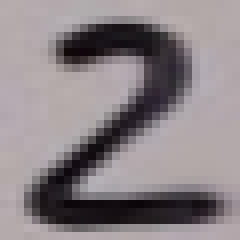
#> input picture project/video_dataset/minst/2/objects2.png, 30 x 30 px, given as the content of the folder ../data/lab-02-data/part1/0, which was not available (shown 8 times larger)
$ jupyter execute --allow-errors lab_02_object_description.ipynb   (shell and % lines are left out)   (text cells are left out)
#> lines starting #> are read from the running program, lines starting #| are printed output that depends on the picture; pictures that were not available may be replaced by others from this repository, and a replacement may not be noted
[cell 1]
import tarfile
import os

data_base_path = os.path.join(os.pardir, 'data')
data_folder = 'lab-02-data'
tar_path = os.path.join(data_base_path, data_folder + '.tar.gz')
#> (the rest of this cell did not finish here and is left out)

[cell 2]
import skimage.io
import matplotlib.pyplot as plt
import matplotlib.patches as patches

# Load images
data_base_path = os.path.join(os.pardir, 'data')
data_folder = 'lab-02-data'
#  Load twos
zeros_path = os.path.join(data_base_path, data_folder, 'part1', '0')
zeros_names = [nm for nm in os.listdir(zeros_path) if '.png' in nm]  # make sure to only load .png
zeros_names.sort()  # sort file names
ic = skimage.io.imread_collection([os.path.join(zeros_path, nm) for nm in zeros_names])
zeros_im = skimage.io.concatenate_images(ic)
#  Load ones
ones_path = os.path.join(data_base_path, data_folder, 'part1', '1')
ones_names = [nm for nm in os.listdir(ones_path) if '.png' in nm]  # make sure to only load .png
ones_names.sort()  # sort file names
ic = skimage.io.imread_collection(([os.path.join(ones_path, nm) for nm in ones_names]))
ones_im = skimage.io.concatenate_images(ic)

# Plot images
fig, axes = plt.subplots(2, len(zeros_im), figsize=(12, 3))
#> (the rest of this cell did not finish here and is left out)

[cell 3]
from skimage.morphology import binary_erosion
from skimage.morphology import diameter_opening
import numpy as np
import cmath
import seaborn as sns
from sklearn.preprocessing import StandardScaler
from sklearn import decomposition
from sklearn.manifold import TSNE
from numpy.linalg import eig
import pandas as pd

sns.set()  # Setting seaborn aesthetics for making pretty plots

[cell 4]
fig, ax = plt.subplots(figsize=(15, 8))
ax.hist(zeros_im[0].ravel())
ax.set_xlabel('Gray intensity')
ax.set_title('The histogram of image gray pixels, min value = %d, max value = %d' % (zeros_im[0].min().min(), zeros_im[0].max().max()));
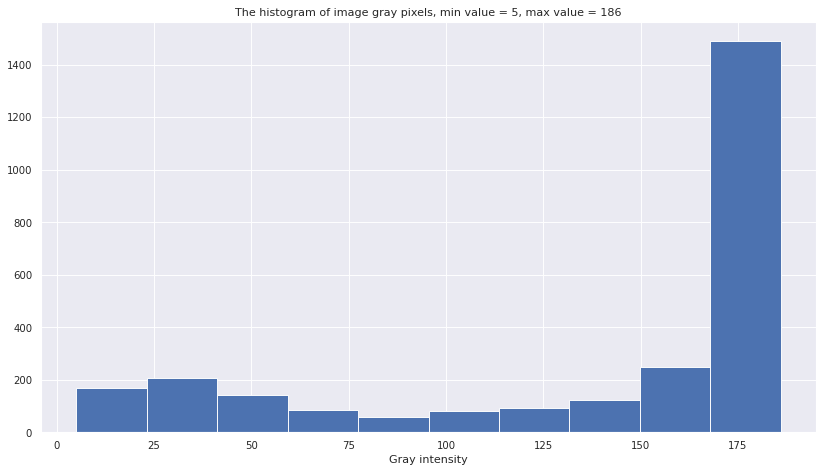
#> figure drawn by matplotlib, 1 panel; tallest bar 1489 high, from x = 167.9 to 186

[cell 5]
# Plot segmented objects

# Compute the object regions
zero_regions = [image > 128 for image in zeros_im]
#> zero_regions = 1 item
one_regions = [image > 128 for image in ones_im]
#> one_regions = 1 item

fig, axes = plt.subplots(2, len(zeros_im), figsize=(12, 3))
#> (the rest of this cell did not finish here and is left out)

[cell 6]
zero_contours = []
one_contours = []

def get_contour(image):
    # Make the image binary (only 0s and 1s)
    booleans_list = image > 128
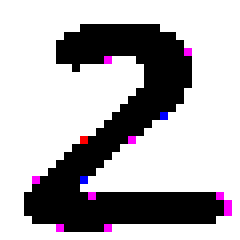
#> booleans_list: shape (30, 30, 3) bool (shown 8 times larger); mean of channels 0, 1, 2 0.701, 0.689, 0.702; drawn as R, G, B
    binary = np.array([[1 if boolean else 0 for boolean in booleans] for booleans in booleans_list])

    # We make an opening big enough to remove stains (like in 1_8.png)
    opening = skimage.morphology.diameter_opening(binary, 4.5)

    # Then we create an erosed image
    erosion = skimage.morphology.binary_erosion(opening)

    # And finally remove that erosed image from the original one (XOR operation), leaving only the contour.
    return skimage.morphology.binary_erosion(opening) ^ opening

# Compute contours
#> (the rest of this cell did not finish here and is left out)

[cell 7]
def get_outside_contours(images):
    # Getting outside contour starting with top middle point and going in
    # counter-clockwise order.

    neighbors = [(0,-1),(1,-1),(1,0),(1,1),(0,1),(-1,1),(-1,0),(-1,-1)]
    arrow = 0
    contours = []

    for image in np.array(images):
        contour = []
        for i in range(image.shape[0]):
            for j in range(image.shape[1]):
                if image[i,j]:

                    last_pix = (i,j)
                    arrow = 0
                    contour.append((i,j))
                    break
            if len(contour): break

        if len(contour):
            while contour[0] != contour[-1] or len(contour)==1 :
                for i in range(len(neighbors)):
                    direction = neighbors[ (arrow+i)%len(neighbors) ]
                    new_pix = (contour[-1][0]+direction[0],contour[-1][1]+direction[1])

                    if image[new_pix[0],new_pix[1]]:
                        contour.append((new_pix))
                        arrow = (arrow+i - 2)%len(neighbors)
                        break
        contours.append(contour)
    return contours

[cell 8]
zero_outside_contours = get_outside_contours(zero_contours)
one_outside_contours = get_outside_contours(one_contours)
ordered_contour_zeros = []
ordered_contour_ones = []

for contour in zero_outside_contours:
    ordered_contour = np.zeros_like(zero_contours[0])
    for i in range(len(contour)):
        ordered_contour[contour[i]]= i
    ordered_contour_zeros.append(ordered_contour)

for contour in one_outside_contours:
    ordered_contour = np.zeros_like(one_contours[0])
    for i in range(len(contour)):
        ordered_contour[contour[i]]= i
    ordered_contour_ones.append(ordered_contour)

fig, axes = plt.subplots(2, len(zeros_im), figsize=(24, 6))
#> (the rest of this cell did not finish here and is left out)

[cell 9]
def fourier_description(contours, coeffs):
    L = len(coeffs)
    conts = len(contours)
    descriptors = np.zeros((L,conts), dtype=complex)

    for l in range(L):
        for c in range(conts):
            for k in range(len(contours[c])):
                descriptors[l,c] += complex(contours[c][k][0], contours[c][k][1])*cmath.exp(-1j*2.0*cmath.pi*k*coeffs[l]/len(contours[c]) )

            descriptors[l,c] = abs(descriptors[l,c])

    return np.real(descriptors)

[cell 10]
fontsize = 12  # font size for the axis labels

# Extracting the Fourier descriptors from zero and one contours
descriptors_zero = fourier_description(zero_outside_contours, [1,2])
descriptors_one = fourier_description(one_outside_contours, [1,2])

# Plotting our Fourier descriptors without scaling
f, ax = plt.subplots(1, 2, figsize=(15,7))
ax[0].scatter(descriptors_zero[0], descriptors_zero[1], label='zeros')
ax[0].scatter(descriptors_one[0], descriptors_one[1], label='ones')
ax[0].legend()
ax[0].set_title('Without scaling')
ax[0].set_xlabel(r'$f_1$', fontsize=fontsize)
ax[0].set_ylabel(r'$f_2$', fontsize=fontsize)

# Extracting the Fourier descriptors with scaling
descriptors_zero = fourier_description(zero_outside_contours, [3,4,1])
descriptors_one = fourier_description(one_outside_contours, [3,4,1])
scaled_descriptors_zero = np.divide(descriptors_zero[0:2], descriptors_zero[2])
scaled_descriptors_one = np.divide(descriptors_one[0:2], descriptors_one[2])

# Plotting our Fourier descriptors with scaling
ax[1].scatter(scaled_descriptors_zero[0], descriptors_zero[1], label='zeros')
ax[1].scatter(scaled_descriptors_one[0], descriptors_one[1], label='ones')
ax[1].legend()
ax[1].set_title('With scaling')
ax[1].set_xlabel(r'$f_3/f_1$', fontsize=fontsize)
ax[1].set_ylabel(r'$f_4/f_1$', fontsize=fontsize);
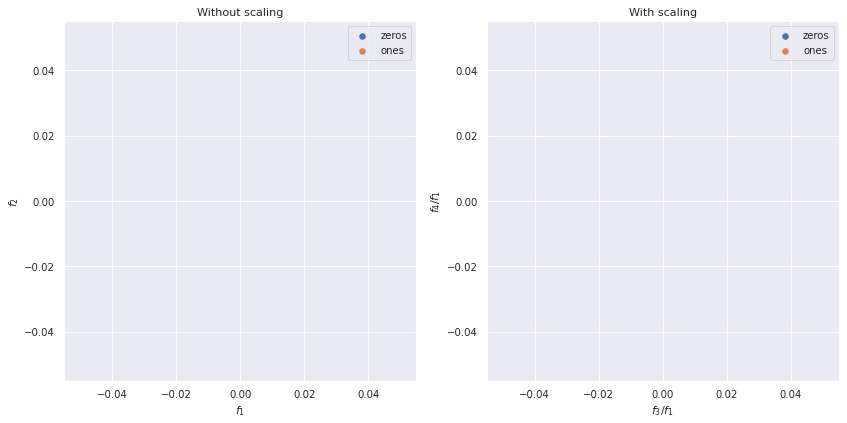
#> figure drawn by matplotlib, 2 panels

[cell 11]
# Extracting perimeters from our objects
zero_perimeters, one_perimeters  = [zero_contour.sum().sum() for zero_contour in zero_contours], \
    [one_contour.sum().sum() for one_contour in one_contours]

# Extracting area values from our objects
zero_areas, one_areas = [zero_region.sum().sum() for zero_region in zero_regions], \
    [one_region.sum().sum() for one_region in one_regions]
#> zero_areas = [1883]; one_areas = [1883]

# Calculating compacity for our objects
zero_compacities, one_compacities = [P*P/A for P, A in zip(zero_perimeters, zero_areas)], \
    [P*P/A for P, A in zip(one_perimeters, one_areas)]
#> zero_compacities = []; one_compacities = []

# Plotting 3 plots for all pairs: (perimeter, area), (area, compacity), (compacity, perimeter)
f, ax = plt.subplots(3, 1, figsize=(15, 12))
#> (the rest of this cell did not finish here and is left out)

[cell 12]
def get_moment(binary_image, i, j):
    """
        Get M_i_j - i-th and j-th moment of the binary image.

        Parameters
        ----------
        binary_image : 2D array with binary or boolean values
            The binary image
        i : int
            The i index of the moment
        j : int
            The j index of the moment

        Returns
        -------
        int
            The M_i_j moment.
    """
#> called with i = 1, j = 0

    M_i_j = 0

    for k in range(binary_image.shape[0]):
        for l in range(binary_image.shape[1]):
            M_i_j += k**i * l**j * binary_image[k, l]
#> after the loop, M_i_j = [8591, 8367, 8610]

    return M_i_j

def get_centered_moment(binary_image, i, j, with_scaled=True):
    """
        Get centered M_i_j of the binary image.

        Parameters
        ----------
        binary_image : 2D array with binary or boolean values
            The binary image
        i : int
            The i index of the moment
        j : int
            The j index of the moment
        with_scaled : boolean
            True if scale the centered moment, False if not

        Returns
        -------
        float or (float, float)
            If with_scaled is True returns unscaled and scaled
            centered moment, if with_scaled is False returns
            only centered moment.
    """

    # Getting "the centers of gravity"
    k_mean = get_moment(binary_image, 1, 0)/get_moment(binary_image, 0, 0)
#> k_mean = [13.61, 13.5, 13.62]
    l_mean = get_moment(binary_image, 0, 1)/get_moment(binary_image, 0, 0)
#> l_mean = [14.45, 14.41, 14.46]

    # Getting the scaling factor
    mu_0_0 = get_moment(binary_image, 0, 0)
#> mu_0_0 = [631, 620, 632]

    mu_i_j = 0
    for k in range(binary_image.shape[0]):
        for l in range(binary_image.shape[1]):
            mu_i_j += (k - k_mean)**i * (l - l_mean)**j * binary_image[k, l]
#> after the loop, mu_i_j = [58532.1, 57730.5, 58562.8]

    # Applying scaling
    eta_i_j = mu_i_j/mu_0_0**((i+j)/2 + 1)
#> eta_i_j = [0.147, 0.15, 0.147]

    if with_scaled:
        return mu_i_j, eta_i_j
    else:
        return mu_i_j

def get_first_4_Hu_moments(binary_image, with_scaled=True):
    """
        Get first 4 Hu moments, which are invariant to rotation.

        Parameters
        ----------
        binary_image : 2D array with binary or boolean values
            The binary image

        with_scaled : boolean
            True if scale the HU moment, False if not

        Returns
        -------
        list of 4 elements
            First 4 HU moments.
    """
    if with_scaled:
        _, val_0_2 = get_centered_moment(binary_image, 0, 2)
#> val_0_2 = [0.147, 0.15, 0.147]
        _, val_2_0 = get_centered_moment(binary_image, 2, 0)
#> val_2_0 = [0.115, 0.117, 0.115]
        _, val_1_1 = get_centered_moment(binary_image, 1, 1)
#> val_1_1 = [0.00498, 0.0048, 0.00491]
        _, val_1_2 = get_centered_moment(binary_image, 1, 2)
#> val_1_2 = [0.000698, 0.000694, 0.000653]
        _, val_2_1 = get_centered_moment(binary_image, 2, 1)
#> val_2_1 = [0.000966, 0.000938, 0.000892]
        _, val_3_0 = get_centered_moment(binary_image, 3, 0)
#> val_3_0 = [0.0033, 0.00392, 0.00322]
        _, val_0_3 = get_centered_moment(binary_image, 0, 3)
#> val_0_3 = [0.00054, 0.000563, 0.000401]
    else:
        val_0_2 = get_centered_moment(binary_image, 0, 2, with_scaled=False)
        val_2_0 = get_centered_moment(binary_image, 2, 0, with_scaled=False)
        val_1_1 = get_centered_moment(binary_image, 1, 1, with_scaled=False)
        val_1_2 = get_centered_moment(binary_image, 1, 2, with_scaled=False)
        val_2_1 = get_centered_moment(binary_image, 2, 1, with_scaled=False)
        val_3_0 = get_centered_moment(binary_image, 3, 0, with_scaled=False)
        val_0_3 = get_centered_moment(binary_image, 0, 3, with_scaled=False)

    I_1 = val_2_0 + val_0_2
#> I_1 = [0.262, 0.267, 0.262]
    I_2 = (val_2_0 - val_0_2)**2 + 4*val_1_1**2
#> I_2 = [0.0011, 0.00122, 0.00109]
    I_3 = (val_3_0 - 3*val_1_2)**2 + (3*val_2_1 - val_0_3)**2
#> I_3 = [7e-06, 8.46e-06, 6.77e-06]
    I_4 = (val_3_0 + val_1_2)**2 + (val_2_1 + val_0_3)**2
#> I_4 = [1.82e-05, 2.36e-05, 1.67e-05]

    return [I_1, I_2, I_3, I_4]

[cell 13]
# Getting the Hu moments
zero_HU_moments = np.array([get_first_4_Hu_moments(zero_region) for zero_region in zero_regions])
#> zero_HU_moments = [[0.262, 0.267, 0.262], [0.0011, 0.00122, 0.00109], [7e-06, 8.46e-06, 6.77e-06], [1.82e-05, 2.36e-05, 1.67e-05]]
one_HU_moments = np.array([get_first_4_Hu_moments(one_region) for one_region in one_regions])
#> one_HU_moments has the same summary as zero_HU_moments

# Plotting 3 plots for all pairs: (I_1, I_2), (I_2, I_3), (I_3, I_4)
f, ax = plt.subplots(3, 1, figsize=(15, 15))
ax[0].scatter(zero_HU_moments[:, 0], zero_HU_moments[:, 1], label='zeros')
ax[0].scatter(one_HU_moments[:, 0], one_HU_moments[:, 1], label='ones')
ax[0].legend()
ax[0].set_xlabel('First Hu moment')
ax[0].set_ylabel('Second Hu moment')

ax[1].scatter(zero_HU_moments[:, 1], zero_HU_moments[:, 2], label='zeros')
ax[1].scatter(one_HU_moments[:, 1], one_HU_moments[:, 2], label='ones')
ax[1].set_xlabel('Second Hu moment')
ax[1].set_ylabel('Third Hu moment')
ax[1].legend()

ax[2].scatter(zero_HU_moments[:, 2], zero_HU_moments[:, 3], label='zeros')
ax[2].scatter(one_HU_moments[:, 2], one_HU_moments[:, 3], label='ones')
ax[2].set_xlabel('Third Hu moment')
ax[2].set_ylabel('Fourth Hu moment')
ax[2].legend();
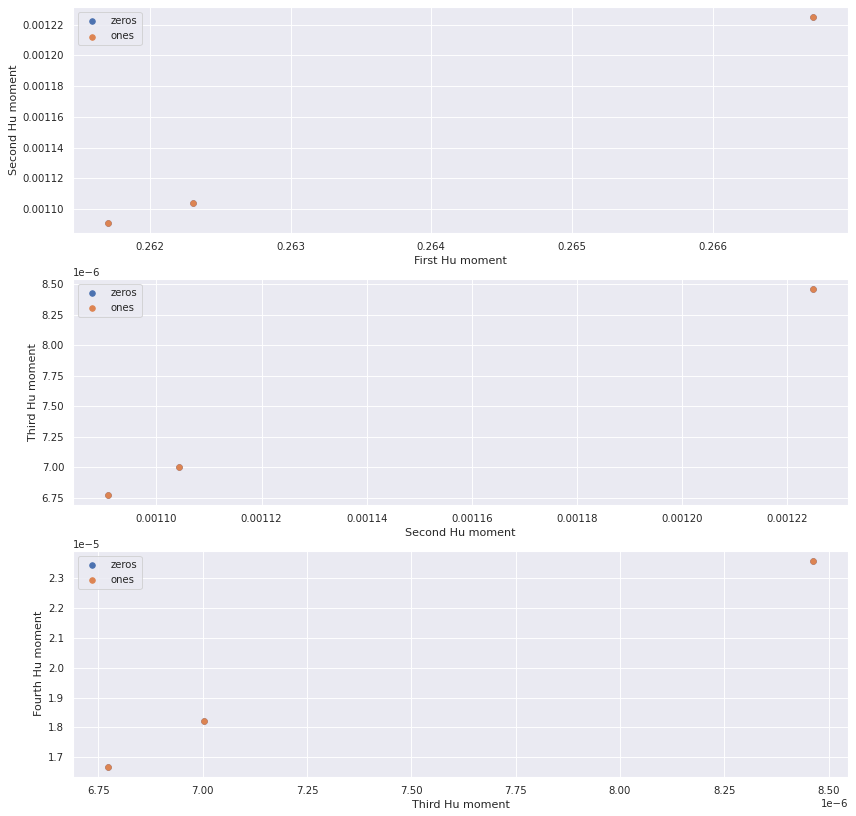
#> figure drawn by matplotlib, 3 panels

[cell 14]
# Getting the object coordinates (the center of the axis is left bottom corner of the image)
zero_region_coords = [(28 - np.where(zero_region)[1], 28 - np.where(zero_region)[0]) for zero_region in zero_regions]
#> zero_region_coords = 1 item
one_region_coords =  [(28 - np.where(one_region)[1], 28 - np.where(one_region)[0]) for one_region in one_regions]
#> one_region_coords = 1 item

zero_covs, one_covs = [np.cov(zero_coords) for zero_coords in zero_region_coords], \
    [np.cov(one_coords) for one_coords in one_region_coords]
#> zero_covs = [[[92.89, 3.08], [3.08, 72.62]]]; one_covs = [[[92.89, 3.08], [3.08, 72.62]]]

# Calculating the eigenvalues and vectors
zero_eigs, one_eigs = [eig(zero_cov) for zero_cov in zero_covs], [eig(one_cov) for one_cov in one_covs]
#> zero_eigs = [([93.35, 72.17], [[0.989, -0.147], [0.147, 0.989]])]; one_eigs has the same summary as zero_eigs

[cell 15]
# Getting the centers of gravity to plot the axis of inertia
zero_x_centers = [28 - get_moment(image, 0, 1)/get_moment(image, 0, 0) for image in zero_regions]
#> zero_x_centers = [[13.55, 13.59, 13.54]]
one_x_centers = [28 - get_moment(image, 0, 1)/get_moment(image, 0, 0) for image in one_regions]
#> one_x_centers = [[13.55, 13.59, 13.54]]
zero_y_centers = [28 - get_moment(image, 1, 0)/get_moment(image, 0, 0) for image in zero_regions]
#> zero_y_centers = [[14.39, 14.5, 14.38]]
one_y_centers = [28 - get_moment(image, 1, 0)/get_moment(image, 0, 0) for image in one_regions]
#> one_y_centers = [[14.39, 14.5, 14.38]]

# Setting the parameters for the arrows
scale = 70
width = 0.04

# Plot images
fig, axes = plt.subplots(2, len(zeros_im), figsize=(12, 3))
#> (the rest of this cell did not finish here and is left out)

[cell 16]
# Getting the "width" of the objects
zero_eigenwidths = [zero_eig[0][0] for zero_eig in zero_eigs]
#> zero_eigenwidths = [93.35]
one_eigenwidths = [one_eig[0][0] for one_eig in one_eigs]
#> one_eigenwidths = [93.35]

# Plotting axis of inertia features with area features
f, ax = plt.subplots(figsize=(15, 7))
ax.scatter(zero_eigenwidths, zero_areas, label='zeros')
ax.scatter(one_eigenwidths, one_areas, label='ones')
ax.legend()
ax.set_xlabel('The axis of inertia feature (the width of the object)')
ax.set_ylabel('Area');
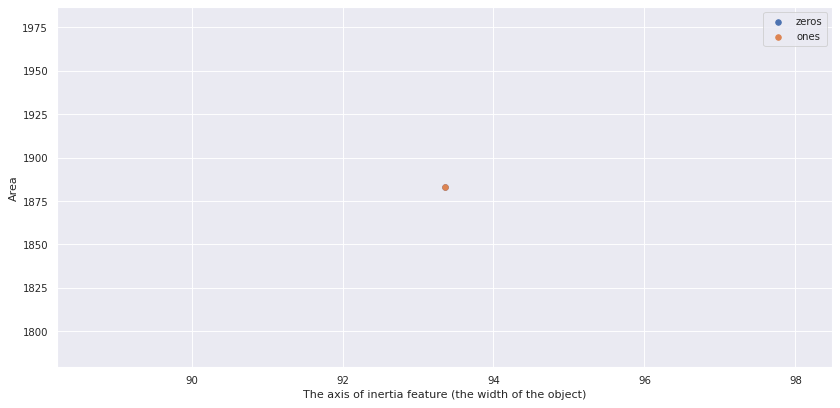
#> figure drawn by matplotlib, 1 panel

[cell 17]
# Standardize the data
zeros_reshaped = zeros_im.reshape(len(zeros_im), -1)
ones_reshaped = ones_im.reshape(len(ones_im), -1)
concat = np.concatenate((zeros_reshaped, ones_reshaped), axis = 0)
standardized_data = StandardScaler().fit_transform(concat)

# Creating the corresponding labels
labels = [0]*len(zeros_im) + [1]*len(ones_im)
#> labels = [0, 1]

[cell 18]
# Compute PCA
pca = decomposition.PCA()
pca.n_components = 2
res = pca.fit_transform(standardized_data)
#> res = [[0, 0], [0, 0]]
res = res.T

# Plot
df = pd.DataFrame(data= {'Component1' : res[0], 'Component2' : res[1], 'label':labels})
#> df = table of 2 rows and 3 columns
sns.scatterplot(x = df.Component1, y = df.Component2, hue=df.label)
ax = plt.gca().set_title("PCA")
plt.show()
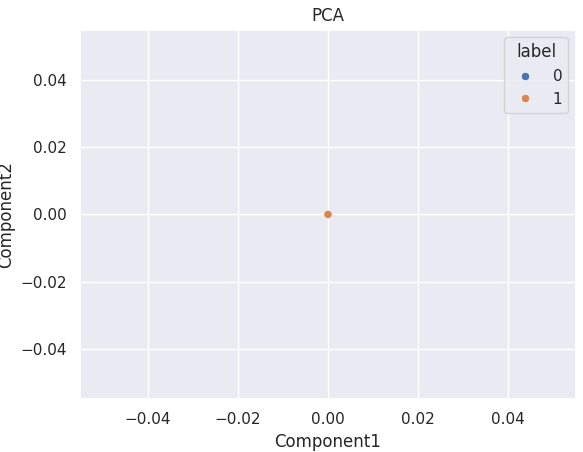
#> figure drawn by matplotlib, 1 panel

[cell 19]
# Compute TSNE
model = TSNE(n_components=2, random_state=0, perplexity=2)
#> (the rest of this cell did not finish here and is left out)

[cell 20]
#  Load zeros
twos_path = os.path.join(data_base_path, data_folder, 'part2', '2')
twos_names = [nm for nm in os.listdir(twos_path) if '.png' in nm]  # make sure to only load .png
twos_names.sort()  # sort file names
ic = skimage.io.imread_collection([os.path.join(twos_path, nm) for nm in twos_names])
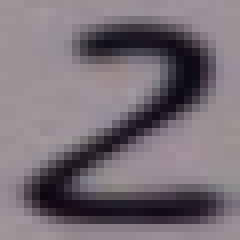
#> input picture project/video_dataset/minst/2/objects8.png, 30 x 30 px (shown 8 times larger)
twos_im = skimage.io.concatenate_images(ic)
#  Load ones
threes_path = os.path.join(data_base_path, data_folder, 'part2', '3')
threes_names = [nm for nm in os.listdir(threes_path) if '.png' in nm]  # make sure to only load .png
threes_names.sort()  # sort file names
ic = skimage.io.imread_collection(([os.path.join(threes_path, nm) for nm in threes_names]))
threes_im = skimage.io.concatenate_images(ic)

# Plot images
fig, axes = plt.subplots(2, len(twos_im), figsize=(12, 3))
for ax, im, nm in zip(axes[0], twos_im, twos_names):
    ax.imshow(im, cmap='gray')
    ax.axis('off')
    ax.set_title(nm)
#> this loop made 2 passes
#> nm on passes 1 to 2: 'objects2.png', 'objects8.png'
for ax, im, nm in zip(axes[1], threes_im, threes_names):
    ax.imshow(im, cmap='gray')
    ax.axis('off')
    ax.set_title(nm)
#> this loop made 1 pass
#> (the rest of the program and of its run is left out)
